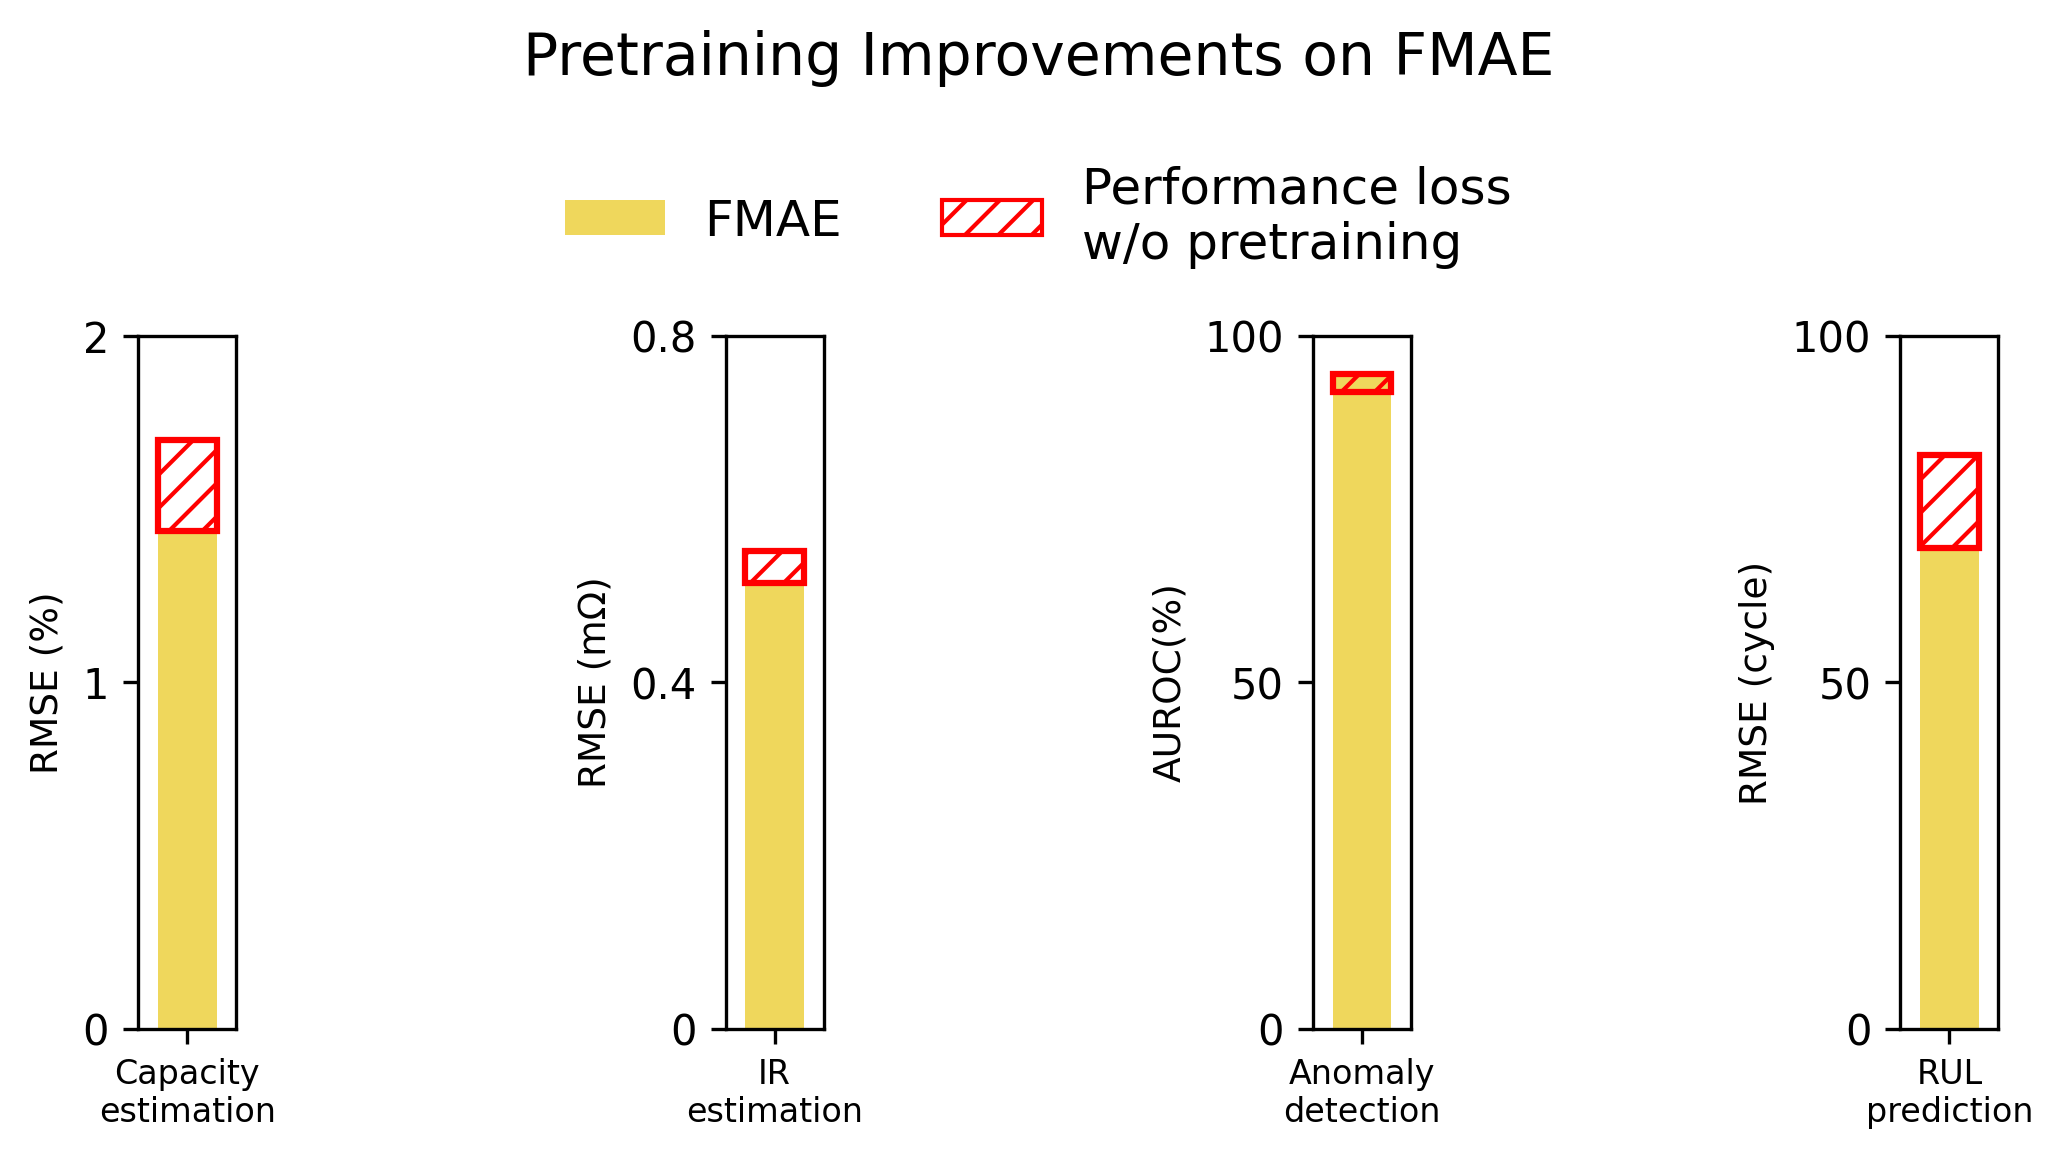

This figure's Python source:
import matplotlib.pyplot as plt
import os
from matplotlib.ticker import FuncFormatter
from matplotlib.patches import Patch
from pathlib import Path
import numpy as np

script_dir = os.path.dirname(os.path.abspath(__file__))
data_dir = f'{Path(script_dir).parent}/data'
results_dict = np.load(f'{data_dir}/FMAE_fig5a_pretrain_improvements.npy', allow_pickle=True).item()

def y_fmt(x, pos):
    if x ==0 or x >= 1:
        return int(x)
    return f'{x:.1f}'

a = [results_dict['FMAE_wo_pretrain']['Capacity'], results_dict['FMAE_wo_pretrain']['Anomaly'], results_dict['FMAE_wo_pretrain']['RUL'], results_dict['FMAE_wo_pretrain']['IR']]   # no_pretrain
b = [results_dict['FMAE']['Capacity'], results_dict['FMAE']['Anomaly'], results_dict['FMAE']['RUL'], results_dict['FMAE']['IR']]   # pretrain

# 
y_configs = [
    {'ticks': [0, 1, 2],     'lim': [0, 2]},      # Capacity
    {'ticks': [0, 50, 100], 'lim': [0, 100]},    # Anomaly 
    {'ticks': [0, 50, 100], 'lim': [0, 100]},    # RUL 
    {'ticks': [0, 0.4, 0.8], 'lim': [0, 0.8]} # IR 
]

width = 0.6
script_dir = os.path.dirname(os.path.abspath(__file__))

x_names = ['Capacity\nestimation', 'Anomaly\ndetection', 'RUL\nprediction', 'IR\nestimation']
y_names = ['RMSE (%)', 'AUROC(%)', 'RMSE (cycle)', 'RMSE (mΩ)']

fig, axes = plt.subplots(1, 4, figsize=(8, 3), sharey=False)
orders = [0, 3, 1, 2]
idx = 0

for i in orders:
    ax = axes[idx]
    y_cfg = y_configs[i]
    
    # pretrain
    ax.bar(0, b[i], width=width, color='#EFD75C', zorder=2)
    
    # hatch = gap
    rect_x = 0 - width / 2
    rect_y = min(a[i], b[i])
    rect_height = max(a[i], b[i]) - min(a[i], b[i])
    rect = plt.Rectangle((rect_x, rect_y), width, rect_height,
                         hatch="///", fill=False, edgecolor='red', linewidth=1.5, zorder=3)
    ax.add_patch(rect)
    
    ax.set_ylim(y_cfg['lim'])
    ax.set_yticks(y_cfg['ticks'])
    ax.yaxis.set_major_formatter(FuncFormatter(y_fmt))
    ax.set_xlim(-0.5, 0.5)
    ax.set_xticks([0])
    ax.set_xticklabels([x_names[i]], fontsize=8)
    
    ax.set_ylabel(y_names[i], fontsize=9)
    idx += 1


legend_elements = [
    Patch(facecolor='#EFD75C', label='FMAE'),
    Patch(hatch='///', fill=False, edgecolor='red', label='Performance loss\nw/o pretraining')
]
fig.legend(handles=legend_elements, loc='upper center', ncol=2,
           bbox_to_anchor=(0.5, 1.12), frameon=False, fontsize=12)

plt.subplots_adjust(wspace=5)
fig.suptitle('Pretraining Improvements on FMAE', fontsize=14, y=1.22)

save_path = os.path.join(script_dir, 'FMAE_fig5a_pretraining_improvements.png')
plt.savefig(save_path, dpi=300, bbox_inches='tight')
plt.show()
plt.close()
